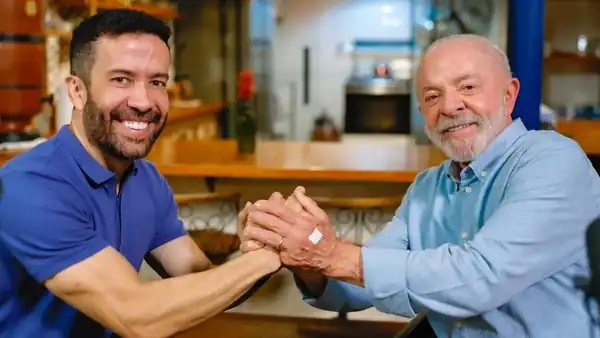
#> input picture img/2026/11/05e6bef5f8a3.webp, 600 x 338 px
$ python -i coletar_imagens.py   (imports and definitions only)
#> lines starting #> are read from the running program, lines starting #| are printed output that depends on the picture
"""
Pega a imagem principal de cada notícia (a mesma da prévia do link: og:image / twitter:image),
reduz e salva em WebP leve dentro do site.

- Tamanho: até 600 px de largura, WebP qualidade 50, sem metadados (~20–30 KB por imagem).
- Fotos com mais de 180 dias são apagadas para o site não passar do limite de 1 GB do GitHub Pages;
  a notícia continua no arquivo, com a arte padrão no lugar da foto.
- Pasta: img/AAAA/MM/<código>.webp
- Olha as notícias de hoje e de ontem que ainda não têm imagem local
  (inclusive as do boletim do WhatsApp). Se a matéria não tiver imagem, marca e não tenta de novo;
  se o site da fonte estiver fora do ar, tenta de novo nas próximas rodadas (até 3 vezes).
- Uma imagem com problema nunca trava o resto: a notícia continua com a arte padrão do site.

Rodar à mão:  python coletar_imagens.py           (grava os arquivos na pasta do site)
              python coletar_imagens.py --dias 7  (olha mais dias para trás)
"""
import hashlib
import io
import json
import os
import sys
from datetime import datetime, timedelta
from html.parser import HTMLParser
from urllib.parse import urljoin
from zoneinfo import ZoneInfo

import requests
from PIL import Image, ImageOps

TZ = ZoneInfo("America/Sao_Paulo")
AQUI = os.path.dirname(os.path.abspath(__file__))
LARGURA = 600
QUALIDADE = 50
GUARDAR_DIAS = 180       # fotos mais antigas são apagadas (o texto da notícia fica para sempre)
MIN_LARGURA = 300           # ignora ícones e logos pequenos
MAX_BYTES = 8 * 1024 * 1024
UA = {"User-Agent": "Mozilla/5.0 (Windows NT 10.0; Win64; x64) AppleWebKit/537.36 (KHTML, like Gecko) Chrome/124 Safari/537.36",
      "Accept-Language": "pt-BR,pt;q=0.9"}


class _Meta(HTMLParser):
    CHAVES = ("og:image:secure_url", "og:image", "og:image:url", "twitter:image", "twitter:image:src")

    def __init__(self):
        super().__init__()
        self.achadas = {}

    # [53 lines left out: functions handle_starttag, melhor, url_da_imagem, baixar_otimizar, not called in this run]


def processar_dia(data):
    caminho = os.path.join(AQUI, "data", "dias", f"{data}.json")
    if not os.path.exists(caminho):
        return 0
    dia = json.load(open(caminho, encoding="utf-8"))
    mudou = 0
    for n in dia.get("noticias", []):
        atual = n.get("imagem", "")
        if (atual and not atual.startswith("http")) or n.get("sem_imagem") or not n.get("link"):
            continue
        codigo = hashlib.sha1(n["link"].encode()).hexdigest()[:12]
        relativo = f"img/{data[:4]}/{data[5:7]}/{codigo}.webp"
        destino = os.path.join(AQUI, relativo)
        try:
            if not os.path.exists(destino):
                origem = atual or url_da_imagem(n["link"])
                if not origem:
                    raise ValueError("matéria sem imagem principal")
                kb = baixar_otimizar(origem, destino) / 1024
                print(f"  ✓ {kb:.0f} KB  {n['titulo'][:70]}")
            n["imagem"] = relativo
        except Exception as e:
            n.pop("imagem", None)
            definitivo = isinstance(e, (ValueError, Image.UnidentifiedImageError)) or (
                isinstance(e, requests.HTTPError) and e.response is not None and e.response.status_code in (403, 404, 410))
            n["tentativas_imagem"] = n.get("tentativas_imagem", 0) + 1
            if definitivo or n["tentativas_imagem"] >= 3:
                n["sem_imagem"] = True
                n.pop("tentativas_imagem", None)
            motivo = str(e) if definitivo else f"{e.__class__.__name__} (tenta de novo na próxima rodada)"
            print(f"  ✗ {n['titulo'][:70]} — {motivo}")
        mudou += 1
    if mudou:
        json.dump(dia, open(caminho, "w", encoding="utf-8"), ensure_ascii=False, indent=1)
        open(caminho, "a", encoding="utf-8").write("\n")
        atualizar_indice(dia)
    return mudou


# [49 lines left out: functions atualizar_indice, limpar_antigas, main, not called in this run]


# [2 lines not run here, left out]

>>> import cv2
>>> picture = cv2.imread('img/2026/11/05e6bef5f8a3.webp', cv2.IMREAD_GRAYSCALE)
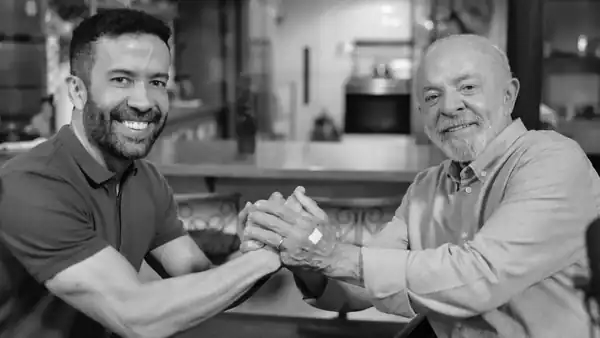
#> picture: shape (338, 600); min 0, max 251, mean 114.6
>>> result = processar_dia(picture)
#> result = 0
